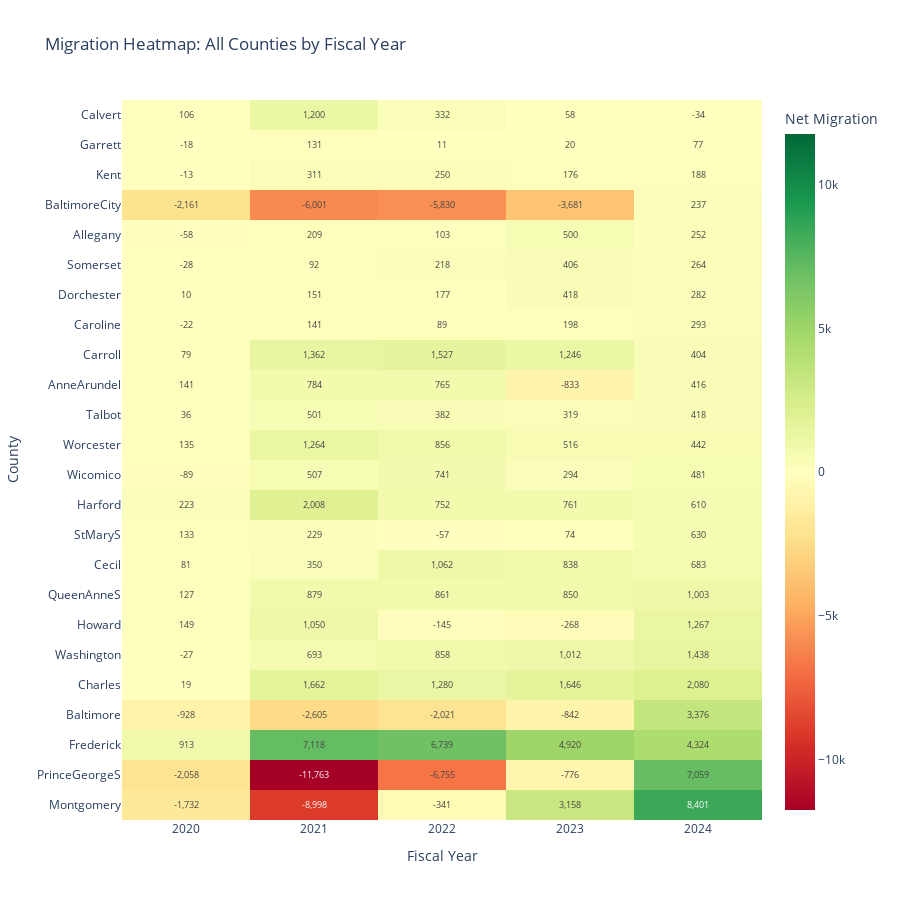

The notebook cell saved with this chart:
### Markdown cell above
## 8. Heatmap: Migration Patterns Across Time and Geography

### Code cell
# Create pivot table for heatmap (counties only)
heatmap_data = county_data.pivot(index='County', columns='FiscalYear', values='NetMigration')
heatmap_data = heatmap_data.sort_values(by=2024, ascending=False)

# Create heatmap
fig = go.Figure(data=go.Heatmap(
    z=heatmap_data.values,
    x=heatmap_data.columns,
    y=heatmap_data.index,
    colorscale='RdYlGn',
    zmid=0,
    text=heatmap_data.values,
    texttemplate='%{text:,}',
    textfont={"size": 9},
    colorbar=dict(title="Net Migration")
))

fig.update_layout(
    title='Migration Heatmap: All Counties by Fiscal Year',
    xaxis_title='Fiscal Year',
    yaxis_title='County',
    height=900,
    template='plotly_white'
)

fig.show()

### Figure 1 — Plotly figure (JSON) as saved in the notebook; plotly's stock layout.template omitted (floating-point values rounded to 4 significant figures)
{"data": [{"colorbar": {"title": {"text": "Net Migration"}}, "colorscale": [[0, "rgb(165,0,38)"], [0.1, "rgb(215,48,39)"], [0.2, "rgb(244,109,67)"], [0.3, "rgb(253,174,97)"], [0.4, "rgb(254,224,139)"], [0.5, "rgb(255,255,191)"], [0.6, "rgb(217,239,139)"], [0.7, "rgb(166,217,106)"], [0.8, "rgb(102,189,99)"], [0.9, "rgb(26,152,80)"], [1, "rgb(0,104,55)"]], "text": [[-1732, -8998, -341, 3158, 8401], [-2058, -11763, -6755, -776, 7059], [913, 7118, 6739, 4920, 4324], [-928, -2605, -2021, -842, 3376], [19, 1662, 1280, 1646, 2080], [-27, 693, 858, 1012, 1438], [149, 1050, -145, -268, 1267], [127, 879, 861, 850, 1003], [81, 350, 1062, 838, 683], [133, 229, -57, 74, 630], [223, 2008, 752, 761, 610], [-89, 507, 741, 294, 481], [135, 1264, 856, 516, 442], [36, 501, 382, 319, 418], [141, 784, 765, -833, 416], [79, 1362, 1527, 1246, 404], [-22, 141, 89, 198, 293], [10, 151, 177, 418, 282], [-28, 92, 218, 406, 264], [-58, 209, 103, 500, 252], [-2161, -6001, -5830, -3681, 237], [-13, 311, 250, 176, 188], [-18, 131, 11, 20, 77], [106, 1200, 332, 58, -34]], "textfont": {"size": 9}, "texttemplate": "%{text:,}", "type": "heatmap", "x": [2020, 2021, 2022, 2023, 2024], "y": ["Montgomery", "PrinceGeorgeS", "Frederick", "Baltimore", "Charles", "Washington", "Howard", "QueenAnneS", "Cecil", "StMaryS", "Harford", "Wicomico", "Worcester", "Talbot", "AnneArundel", "Carroll", "Caroline", "Dorchester", "Somerset", "Allegany", "BaltimoreCity", "Kent", "Garrett", "Calvert"], "z": [[-1732, -8998, -341, 3158, 8401], [-2058, -11763, -6755, -776, 7059], [913, 7118, 6739, 4920, 4324], [-928, -2605, -2021, -842, 3376], [19, 1662, 1280, 1646, 2080], [-27, 693, 858, 1012, 1438], [149, 1050, -145, -268, 1267], [127, 879, 861, 850, 1003], [81, 350, 1062, 838, 683], [133, 229, -57, 74, 630], [223, 2008, 752, 761, 610], [-89, 507, 741, 294, 481], [135, 1264, 856, 516, 442], [36, 501, 382, 319, 418], [141, 784, 765, -833, 416], [79, 1362, 1527, 1246, 404], [-22, 141, 89, 198, 293], [10, 151, 177, 418, 282], [-28, 92, 218, 406, 264], [-58, 209, 103, 500, 252], [-2161, -6001, -5830, -3681, 237], [-13, 311, 250, 176, 188], [-18, 131, 11, 20, 77], [106, 1200, 332, 58, -34]], "zmid": 0}], "layout": {"height": 900, "title": {"text": "Migration Heatmap: All Counties by Fiscal Year"}, "xaxis": {"title": {"text": "Fiscal Year"}}, "yaxis": {"title": {"text": "County"}}}}
